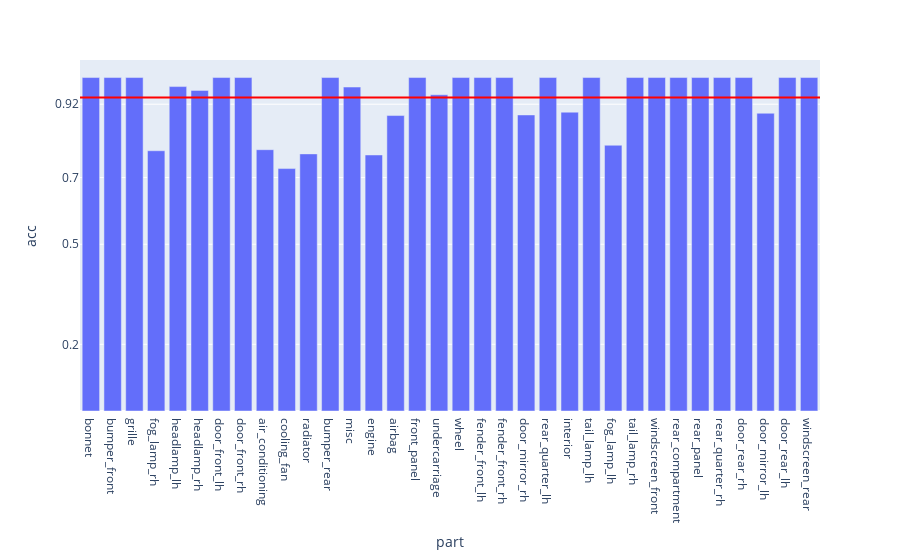

This figure's notebook cell:
### Code cell
fig = px.bar(evalMetrics, x = 'part', y = 'acc')

fig.add_hline(y=avgTn, line_width=2, line_color="red")

fig.update_layout(
    yaxis = dict(
        tickmode = 'array',
        tickvals = [np.format_float_positional(avgAcc, 2), 0.2, 0.5, 0.7],
    )
)

### Figure 1 — Plotly figure (JSON) as saved in the notebook; plotly's stock layout.template omitted (floating-point values rounded to 4 significant figures)
{"data": [{"alignmentgroup": "True", "hovertemplate": "part=%{x}<br>acc=%{y}<extra></extra>", "legendgroup": "", "marker": {"color": "#636efa", "pattern": {"shape": ""}}, "name": "", "offsetgroup": "", "orientation": "v", "showlegend": false, "textposition": "auto", "type": "bar", "x": ["bonnet", "bumper_front", "grille", "fog_lamp_rh", "headlamp_lh", "headlamp_rh", "door_front_lh", "door_front_rh", "air_conditioning", "cooling_fan", "radiator", "bumper_rear", "misc", "engine", "airbag", "front_panel", "undercarriage", "wheel", "fender_front_lh", "fender_front_rh", "door_mirror_rh", "rear_quarter_lh", "interior", "tail_lamp_lh", "fog_lamp_lh", "tail_lamp_rh", "windscreen_front", "rear_compartment", "rear_panel", "rear_quarter_rh", "door_rear_rh", "door_mirror_lh", "door_rear_lh", "windscreen_rear"], "xaxis": "x", "y": [1, 1, 1, 0.7805, 0.9729, 0.9615, 1, 1, 0.7837, 0.727, 0.7711, 1, 0.9715, 0.7678, 0.886, 1, 0.9484, 1, 1, 1, 0.8878, 1, 0.8962, 1, 0.797, 1, 1, 1, 1, 1, 1, 0.8929, 1, 1], "yaxis": "y"}], "layout": {"barmode": "relative", "legend": {"tracegroupgap": 0}, "margin": {"t": 60}, "shapes": [{"line": {"color": "red", "width": 2}, "type": "line", "x0": 0, "x1": 1, "xref": "x domain", "y0": 0.9399, "y1": 0.9399, "yref": "y"}], "xaxis": {"anchor": "y", "domain": [0, 1], "title": {"text": "part"}}, "yaxis": {"anchor": "x", "domain": [0, 1], "tickmode": "array", "tickvals": ["0.92", 0.2, 0.5, 0.7], "title": {"text": "acc"}}}}
